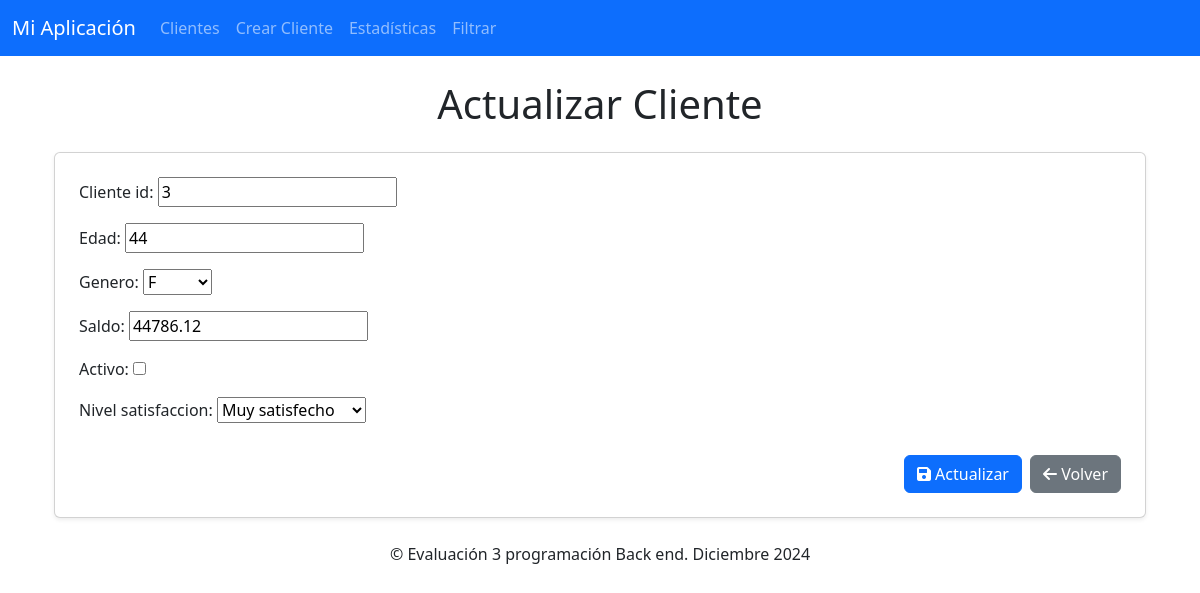
The app's page /actualizar/3/ with its own data.
### api/models.py (models this page shows, shortened)
class Cliente(models.Model):
	GENEROS = [
		('Masculino', 'M'),
		('Femenino', 'F'),
		('Otro', 'O'),
	]
	NIVELES_SATISFACCION = [
		(1, 'Muy insatisfecho'),
		(2, 'Insatisfecho'),
		(3, 'Neutral'),
		(4, 'Satisfecho'),
		(5, 'Muy satisfecho'),
	]
	cliente_id = models.CharField(max_length=50, unique=True)
	edad = models.IntegerField()
	genero = models.CharField(max_length=10, choices=GENEROS) #Uso de choices.
	saldo = models.FloatField()
	activo = models.BooleanField(default=True)
	nivel_satisfaccion = models.IntegerField(choices=NIVELES_SATISFACCION) #Uso de choices.

### api/views.py (the view)
# urls.py: path('actualizar/<int:pk>/', actualizar_cliente, name='actualizar_cliente'),
def actualizar_cliente(request, pk):
	cliente = get_object_or_404(Cliente, pk=pk)
	if request.method == 'POST':
		form = ClienteForm(request.POST, instance=cliente)
		if form.is_valid():
			form.save()
			return redirect('listar_clientes')
	else:
		form = ClienteForm(instance=cliente)
	return render(request, 'actualizar_cliente.html', {'form': form, 'cliente': cliente})

### api/forms.py
class ClienteForm(forms.ModelForm):
	class Meta:
		model = Cliente
		fields = ['cliente_id', 'edad', 'genero', 'saldo', 'activo', 'nivel_satisfaccion']

### api/templates/actualizar_cliente.html (shortened to what this page needs)
{% extends 'base.html' %}
{% block content %}
<div class="container">
    <h1 class="text-center">Actualizar Cliente</h1>
    <form method="post" class="mt-4">
        <div class="card p-4 shadow-sm">
            {{ form.as_p }}
            <div class="d-flex justify-content-end mt-3">
                <button type="submit" class="btn btn-primary me-2">
                    <i class="fas fa-save"></i> Actualizar
                </button>
                <a href="{% url 'listar_clientes' %}" class="btn btn-secondary">
                    <i class="fas fa-arrow-left"></i> Volver
                </a>
            </div>
        </div>
    </form>
</div>
{% endblock %}

### records on screen
Cliente: cliente_id "3", edad "44", genero "F", saldo "44786.12", nivel_satisfaccion "Muy satisfecho"
